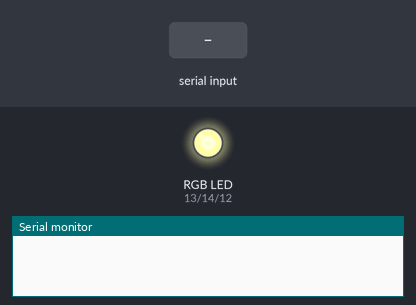
The program below on a simulated ESP32. Shown: an RGB LED mixed from three pins (HIGH = lit), the last lines printed to the serial monitor. Inputs (shaded band) come from the test bench. Dim RGB values are drawn brighter than linear.

Above: at 1.2 s.
1.3 s: "90,45\n" received over Serial
At 1.7 s:
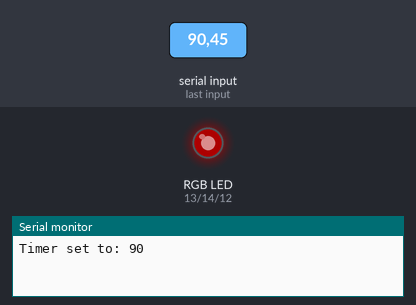
At 2.9 s:
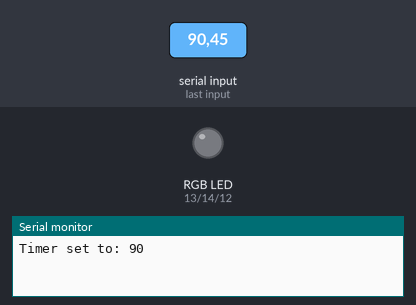
3.7 s: "200\n" received over Serial
At 3.86 s:
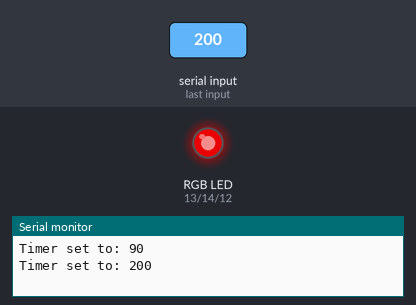
Timing chart, 0 to 7.2 s (numbered marks = the images above; inputs shaded):
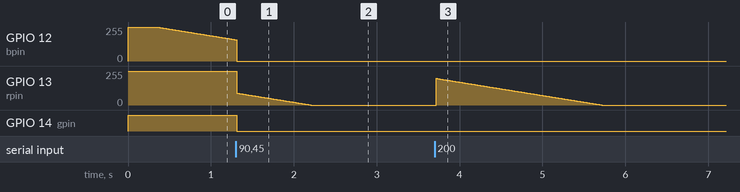

Measured:
- after the input at 1.3 s, GPIO 13 (rpin): moves from 255/255 to 0/255 over 0.89 s, starting at once

The program:

main.cpp
```cpp
#include <Arduino.h>
#include <ESP32Servo.h>
#include "freertos/FreeRTOS.h"
#include "freertos/task.h"
#include "freertos/semphr.h"

// Pin definitions for RGB LED
int rpin = 13;
int gpin = 14;
int bpin = 12;

// Global variable for the timer countdown and its mutex
int remaining = 800;
SemaphoreHandle_t remainingMutex;

// Sets the RGB LED color
void setColor(int R, int G, int B) {
    analogWrite(rpin, R);
    analogWrite(gpin, G);
    analogWrite(bpin, B);
}

// Task to decrement the timer and update the LED color based on the remaining time
void vtasktimer(void *pvParameters) {
    while (1) {
        int currentRemaining = 0;

        // Protect access to 'remaining' with a mutex
        if (xSemaphoreTake(remainingMutex, portMAX_DELAY) == pdTRUE) {
            remaining--;
            if (remaining < 0) {
                remaining = 0;
            }
            currentRemaining = remaining;
            xSemaphoreGive(remainingMutex);
        }

        // Color fading logic based on 'currentRemaining'
        if (currentRemaining >= 765) {
            setColor(255, 255, 255);
        } else if (currentRemaining >= 510) {
            setColor(255, 255, currentRemaining - 510);
        } else if (currentRemaining >= 255) {
            setColor(255, currentRemaining - 255, 0);
        } else if (currentRemaining >= 0) {
            setColor(currentRemaining, 0, 0);
        }

        vTaskDelay(pdMS_TO_TICKS(10));
    }
}

/**
 * @brief This task reads from Serial and sets the 'remaining' timer.
 */
void vtaskinterface(void *pvParameters) {
    while (1) {
        if (Serial.available() > 0) {

            int newValue = Serial.parseInt();

            // Clear any remaining characters in the serial buffer
            while(Serial.available()) {
                Serial.read();
            }

            // Update 'remaining' with mutex protection
            if (xSemaphoreTake(remainingMutex, portMAX_DELAY) == pdTRUE) {
                remaining = newValue;
                xSemaphoreGive(remainingMutex);
            }

            Serial.print("Timer set to: ");
            Serial.println(newValue);
        }

        vTaskDelay(pdMS_TO_TICKS(50));
    }
}

TaskHandle_t handletasktimer;

void setup() {
    Serial.begin(115200);
    pinMode(rpin, OUTPUT);
    pinMode(gpin, OUTPUT);
    pinMode(bpin, OUTPUT);

    // Create the mutex before starting the tasks that use it
    remainingMutex = xSemaphoreCreateMutex();

    // Create the Timer task with higher priority for smooth fading
    xTaskCreatePinnedToCore(
        vtasktimer,
        "TIMER",
        configMINIMAL_STACK_SIZE + 1024,
        NULL,
        2,
        &handletasktimer,
        1);

    // Create the Interface task
    xTaskCreatePinnedToCore(
        vtaskinterface,
        "INTERFACE",
        configMINIMAL_STACK_SIZE + 1024,
        NULL,
        1,
        NULL,
        0);
}

void loop() {
    // The main loop is mostly idle as FreeRTOS tasks handle the functionality
    vTaskDelay(pdMS_TO_TICKS(3000));
}
```
